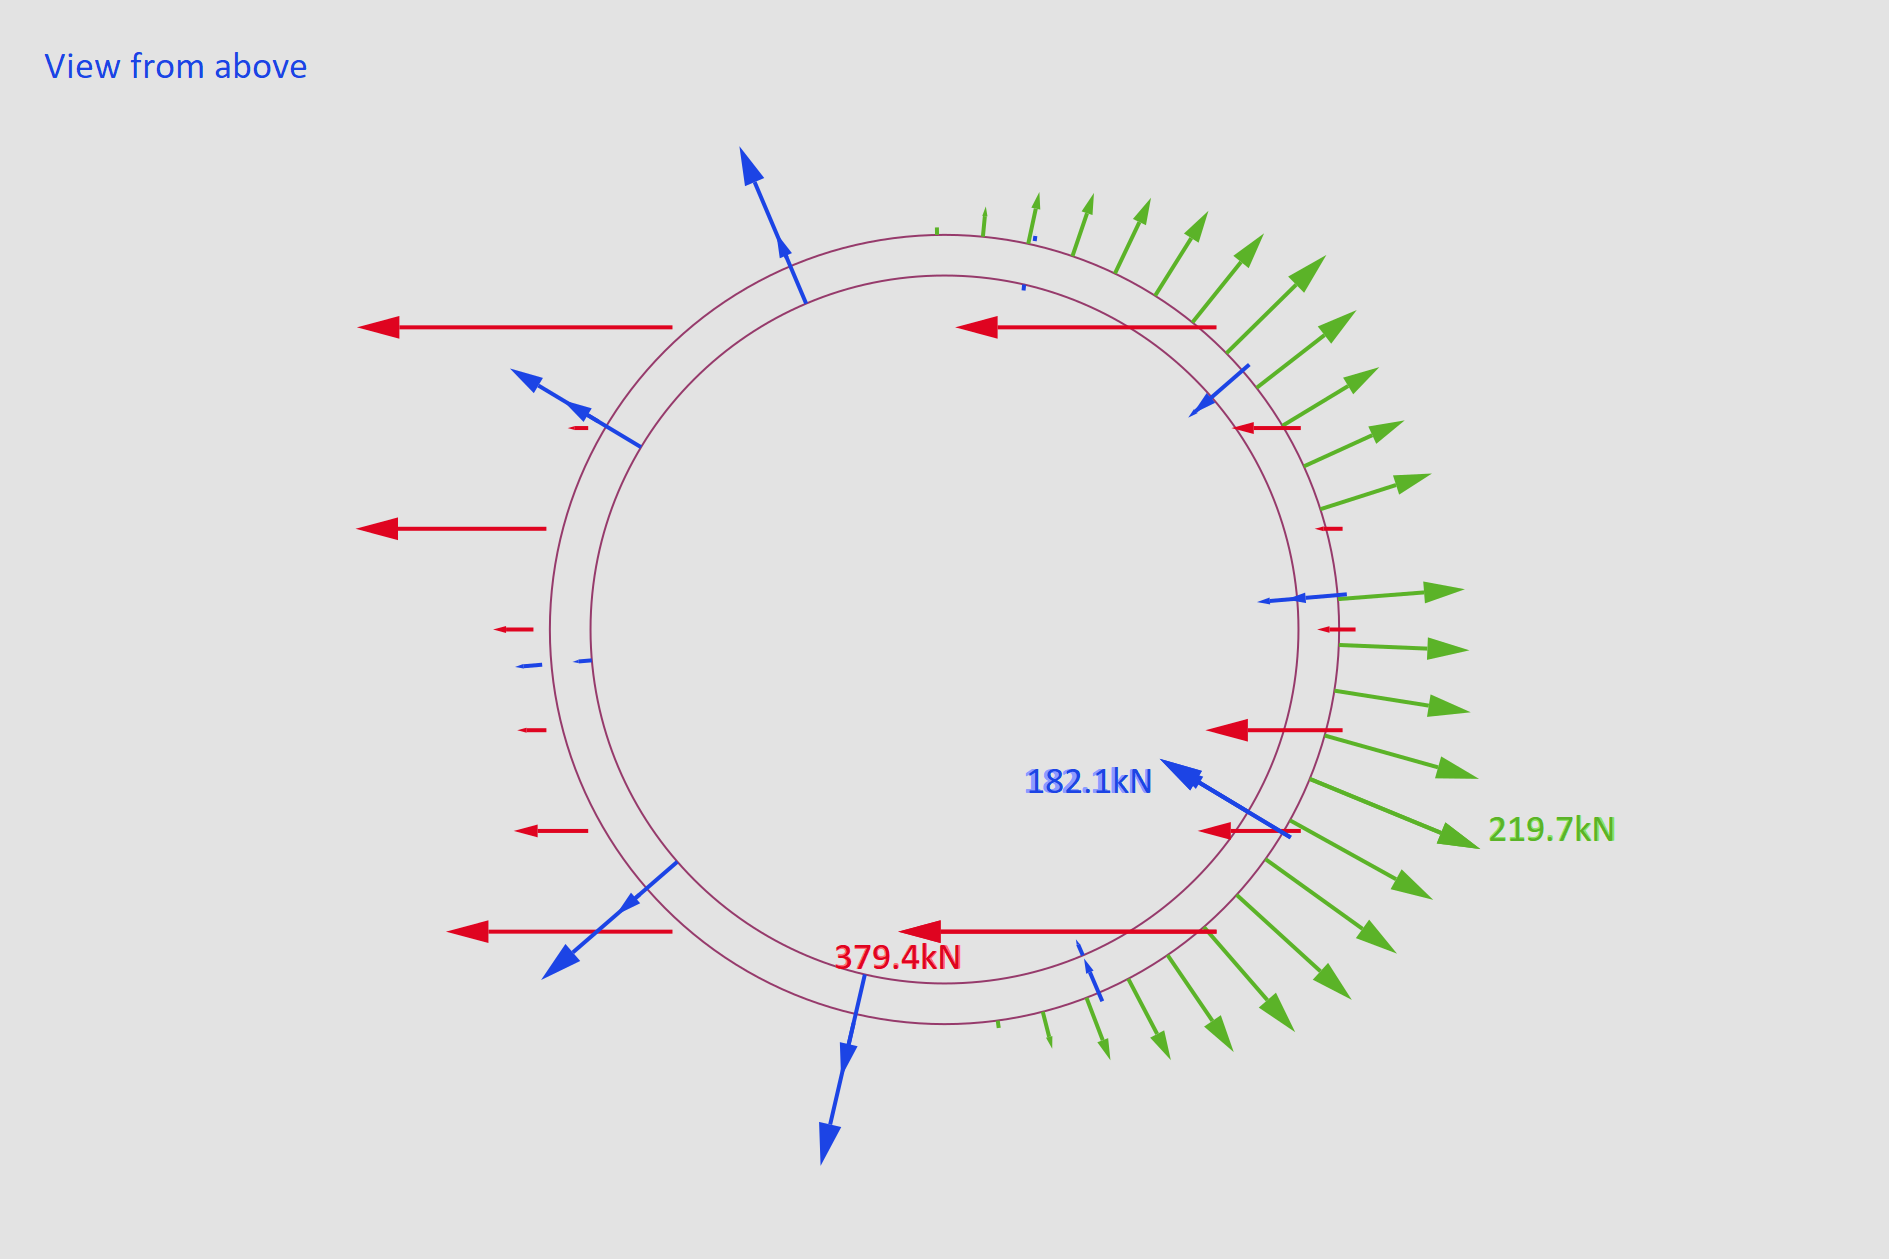

Reproduce this figure in Julia.
import MechanicalSketch
import MechanicalSketch: empty_figure, PALETTE, O, HE, finish,
    color_with_luminance, color_from_palette, set_scale_sketch,
    sethue, settext, WI, EM, circle, arrow,
    @import_expand, Quantity

let
BACKCOLOR = color_with_luminance(PALETTE[8], 0.9);

if !@isdefined N
    @import_expand ~m # Will error if m² already is in the namespace
    @import_expand ~N
    @import_expand s
end

include("test_functions_28.jl")

fi = "Reaction forces.txt"
lfina = joinpath(@__DIR__, "../resource/", fi)
matchlines = matchinglines(lfina, [3s], ["Vert"]);
thisline = matchlines[3]
thisname = split(thisline, "\t")[1]

Fx, Fy, Fz, _, _, _, px, py, pz = parse.(Quantity{Float64}, split(thisline, '\t')[3:end-1])


empty_figure(joinpath(@__DIR__, "test_28.png"),
    backgroundcolor = BACKCOLOR,
    hue = color_from_palette("blue"));

set_scale_sketch(20m, HE)
set_scale_sketch(1500kN, HE)
sethue(color_from_palette("black"))
circle(O, 6269.0mm, :stroke)
circle(O, 5623.0mm, :stroke)

sethue(color_from_palette("green"))
drawforces(O, lfina, "xy", [3s], ["Stopper"]; components = false, labellength = true)
sethue(color_from_palette("red"))
drawforces(O, lfina, "xy", [3s], ["VertWeld"]; components = false, labellength = true)
sethue(color_from_palette("blue"))
drawforces(O, lfina, "xy", [3s], ["Deck stopper"]; components = false, labellength = true)

str = "View from above"
settext(str, O + (-WI/2 + EM, -HE / 2  + 2EM) , markup = true)

finish()
set_scale_sketch()
end